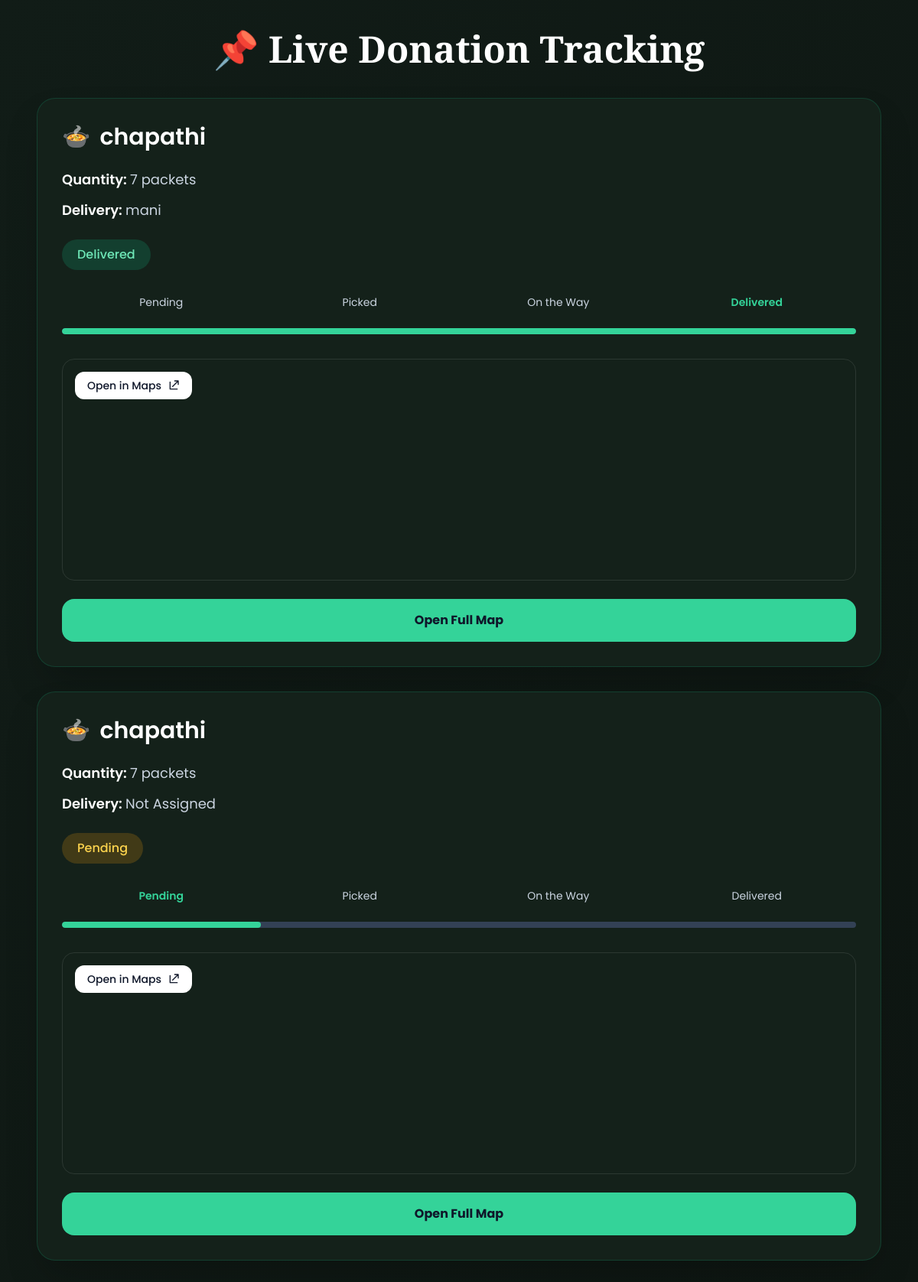
The page /track_donation (signed in) on the database its author committed.
### tables this page shows
CREATE TABLE donations(
        id INTEGER PRIMARY KEY AUTOINCREMENT,
        user_email TEXT,
        food_name TEXT,
        quantity TEXT,
        location TEXT,
        status TEXT DEFAULT 'Pending',
        delivery_boy TEXT DEFAULT ''
    );

### app.py (the view)
@app.route("/track_donation")
def track_donation():
    if "user" not in session:
        return redirect(url_for("user_login"))
    conn = sqlite3.connect(DB)
    cur = conn.cursor()
    cur.execute(
        "SELECT * FROM donations WHERE user_email=?",
        (session["user"],)
    )
    data = cur.fetchall()
    conn.close()
    return render_template(
        "track_donation.html",
        donations=data
    )

### templates/track_donation.html (shortened to what this page needs)
<!DOCTYPE html>
<html lang="en">
<head>
<script src="https://cdn.tailwindcss.com"></script>
</head>
<body class="min-h-screen bg-gradient-to-br from-[#111c17] to-[#0e1612] text-white">
    <div class="text-center py-10">
        <h1 class="font-serif text-4xl md:text-5xl font-bold">
            📌 Live Donation Tracking
        </h1>
    </div>
    <div class="max-w-6xl mx-auto px-6 pb-10 space-y-8">
        {% for d in donations %}
        <div class="bg-[#14211a] border border-emerald-500/20 rounded-3xl overflow-hidden shadow-2xl">
            <div class="p-8">
                <div class="flex items-center gap-3 mb-6">
                    <span class="text-3xl">
                        🍲
                    </span>
                    <h2 class="text-3xl font-semibold">
                        {{ d[2] }}
                    </h2>
                </div>
                <div class="space-y-3 text-lg">
                    <div>
                        <span class="font-semibold text-white">
                            Quantity:
                        </span>
                        <span class="text-slate-300">
                            {{ d[3] }}
                        </span>
                    </div>
                    <div>
                        <span class="font-semibold text-white">
                            Delivery:
                        </span>
                        <span class="text-slate-300">
                            {% if d[6] %}
                                {{ d[6] }}
                            {% else %}
                                Not Assigned
                            {% endif %}
                        </span>
                    </div>
                </div>
                <div class="mt-6">
                    {% if d[5] == "Delivered" %}
                    <span class="inline-block px-5 py-2 rounded-full bg-emerald-500/20 text-emerald-300 font-medium">
                        Delivered
                    </span>
                    {% elif d[5] == "Picked" %}
                    <span class="inline-block px-5 py-2 rounded-full bg-blue-500/20 text-blue-300 font-medium">
                        Picked
                    </span>
                    {% else %}
                    <span class="inline-block px-5 py-2 rounded-full bg-amber-500/20 text-amber-300 font-medium">
                        Pending
                    </span>
                    {% endif %}
                </div>
            </div>
            <div class="px-8 pb-8">
                <div class="grid grid-cols-4 text-center text-sm text-slate-300 mb-6">
                    <div class="{% if d[5]=='Pending' %}text-emerald-400 font-semibold{% endif %}">
                        Pending
                    </div>
                    <div class="{% if d[5]=='Picked' %}text-emerald-400 font-semibold{% endif %}">
                        Picked
                    </div>
                    <div class="{% if d[5]=='On the Way' %}text-emerald-400 font-semibold{% endif %}">
                        On the Way
                    </div>
                    <div class="{% if d[5]=='Delivered' %}text-emerald-400 font-semibold{% endif %}">
                        Delivered
                    </div>
                </div>
                <div class="w-full h-2 bg-slate-700 rounded-full mb-8 overflow-hidden">
                    {% if d[5] == "Pending" %}
                    <div class="w-1/4 h-full bg-emerald-400 rounded-full"></div>
                    {% elif d[5] == "Picked" %}
                    <div class="w-2/4 h-full bg-emerald-400 rounded-full"></div>
                    {% elif d[5] == "On the Way" %}
                    <div class="w-3/4 h-full bg-emerald-400 rounded-full"></div>
                    {% elif d[5] == "Delivered" %}
                    <div class="w-full h-full bg-emerald-400 rounded-full"></div>
                    {% endif %}
                </div>
                <div class="relative rounded-2xl overflow-hidden border border-white/10">
                    <a href="https://www.google.com/maps?q={{ d[4] }}"
                       target="_blank"
                       class="absolute top-4 left-4 z-10 bg-white text-slate-900 px-4 py-2 rounded-xl text-sm font-medium flex items-center gap-2 hover:scale-105 transition">
                        Open in Maps
                        <svg xmlns="http://www.w3.org/2000/svg"
                             class="h-4 w-4"
                             fill="none"
                             viewBox="0 0 24 24"
                             stroke="currentColor">
                            <path stroke-linecap="round"
                                  stroke-linejoin="round"
                                  stroke-width="2"
                                  d="M14 3h7m0 0v7m0-7L10 14"/>
                            <path stroke-linecap="round"
                                  stroke-linejoin="round"
                                  stroke-width="2"
                                  d="M5 5v14h14"/>
                        </svg>
                    </a>
                    <iframe
                        src="https://maps.google.com/maps?q={{ d[4] }}&t=&z=13&ie=UTF8&iwloc=&output=embed"
                        class="w-full h-72 border-0"
                        loading="lazy">
                    </iframe>
                </div>
                <a href="https://www.google.com/maps?q={{ d[4] }}"
                   target="_blank"
                   class="mt-6 block w-full text-center bg-emerald-400 text-slate-900 font-bold py-4 rounded-2xl hover:scale-[1.02] transition duration-200">
                    Open Full Map
                </a>
            </div>
        </div>
        {% endfor %}
    </div>
</body>
</html>

### templates/track_donation.html (style rules this page uses)
body { font-family:'Poppins',sans-serif; }

### rows shown on the page
donations: food_name "chapathi", quantity "7 packets", delivery_boy "mani", status "Delivered"
donations: food_name "chapathi", quantity "7 packets", delivery_boy "Not Assigned", status "Pending"
